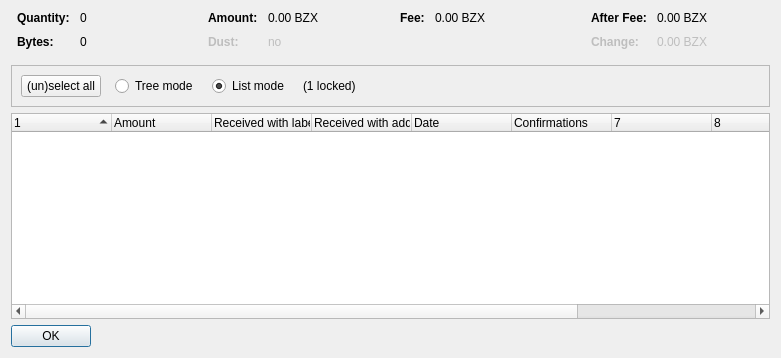
<?xml version="1.0" encoding="UTF-8"?>
<ui version="4.0">
 <class>CoinControlDialog</class>
 <widget class="QDialog" name="CoinControlDialog">
  <property name="geometry">
   <rect>
    <x>0</x>
    <y>0</y>
    <width>781</width>
    <height>358</height>
   </rect>
  </property>
  <property name="windowTitle">
   <string>Coin Selection</string>
  </property>
  <layout class="QVBoxLayout" name="verticalLayout">
   <item>
    <layout class="QHBoxLayout" name="horizontalLayoutTop" stretch="0,0,0,0">
     <property name="topMargin">
      <number>0</number>
     </property>
     <property name="bottomMargin">
      <number>10</number>
     </property>
     <item>
      <layout class="QFormLayout" name="formLayoutCoinControl1">
       <property name="horizontalSpacing">
        <number>10</number>
       </property>
       <property name="verticalSpacing">
        <number>10</number>
       </property>
       <property name="leftMargin">
        <number>6</number>
       </property>
       <property name="rightMargin">
        <number>6</number>
       </property>
       <item row="0" column="0">
        <widget class="QLabel" name="labelCoinControlQuantityText">
         <property name="font">
          <font>
           <weight>75</weight>
           <bold>true</bold>
          </font>
         </property>
         <property name="text">
          <string>Quantity:</string>
         </property>
        </widget>
       </item>
       <item row="0" column="1">
        <widget class="QLabel" name="labelCoinControlQuantity">
         <property name="cursor">
          <cursorShape>IBeamCursor</cursorShape>
         </property>
         <property name="contextMenuPolicy">
          <enum>Qt::ActionsContextMenu</enum>
         </property>
         <property name="text">
          <string notr="true">0</string>
         </property>
         <property name="textInteractionFlags">
          <set>Qt::LinksAccessibleByMouse|Qt::TextSelectableByKeyboard|Qt::TextSelectableByMouse</set>
         </property>
        </widget>
       </item>
       <item row="1" column="0">
        <widget class="QLabel" name="labelCoinControlBytesText">
         <property name="font">
          <font>
           <weight>75</weight>
           <bold>true</bold>
          </font>
         </property>
         <property name="text">
          <string>Bytes:</string>
         </property>
        </widget>
       </item>
       <item row="1" column="1">
        <widget class="QLabel" name="labelCoinControlBytes">
         <property name="cursor">
          <cursorShape>IBeamCursor</cursorShape>
         </property>
         <property name="contextMenuPolicy">
          <enum>Qt::ActionsContextMenu</enum>
         </property>
         <property name="text">
          <string notr="true">0</string>
         </property>
         <property name="textInteractionFlags">
          <set>Qt::LinksAccessibleByMouse|Qt::TextSelectableByKeyboard|Qt::TextSelectableByMouse</set>
         </property>
        </widget>
       </item>
      </layout>
     </item>
     <item>
      <layout class="QFormLayout" name="formLayoutCoinControl2">
       <property name="horizontalSpacing">
        <number>10</number>
       </property>
       <property name="verticalSpacing">
        <number>10</number>
       </property>
       <property name="leftMargin">
        <number>6</number>
       </property>
       <property name="rightMargin">
        <number>6</number>
       </property>
       <item row="0" column="0">
        <widget class="QLabel" name="labelCoinControlAmountText">
         <property name="font">
          <font>
           <weight>75</weight>
           <bold>true</bold>
          </font>
         </property>
         <property name="text">
          <string>Amount:</string>
         </property>
        </widget>
       </item>
       <item row="0" column="1">
        <widget class="QLabel" name="labelCoinControlAmount">
         <property name="cursor">
          <cursorShape>IBeamCursor</cursorShape>
         </property>
         <property name="contextMenuPolicy">
          <enum>Qt::ActionsContextMenu</enum>
         </property>
         <property name="text">
          <string notr="true">0.00 BZX</string>
         </property>
         <property name="textInteractionFlags">
          <set>Qt::LinksAccessibleByMouse|Qt::TextSelectableByKeyboard|Qt::TextSelectableByMouse</set>
         </property>
        </widget>
       </item>
       <item row="1" column="0">
        <widget class="QLabel" name="labelCoinControlLowOutputText">
         <property name="enabled">
          <bool>false</bool>
         </property>
         <property name="font">
          <font>
           <weight>75</weight>
           <bold>true</bold>
          </font>
         </property>
         <property name="text">
          <string>Dust:</string>
         </property>
        </widget>
       </item>
       <item row="1" column="1">
        <widget class="QLabel" name="labelCoinControlLowOutput">
         <property name="enabled">
          <bool>false</bool>
         </property>
         <property name="cursor">
          <cursorShape>IBeamCursor</cursorShape>
         </property>
         <property name="contextMenuPolicy">
          <enum>Qt::ActionsContextMenu</enum>
         </property>
         <property name="text">
          <string notr="true">no</string>
         </property>
         <property name="textInteractionFlags">
          <set>Qt::LinksAccessibleByMouse|Qt::TextSelectableByKeyboard|Qt::TextSelectableByMouse</set>
         </property>
        </widget>
       </item>
      </layout>
     </item>
     <item>
      <layout class="QFormLayout" name="formLayoutCoinControl3">
       <property name="horizontalSpacing">
        <number>10</number>
       </property>
       <property name="verticalSpacing">
        <number>10</number>
       </property>
       <property name="leftMargin">
        <number>6</number>
       </property>
       <property name="rightMargin">
        <number>6</number>
       </property>
       <item row="0" column="0">
        <widget class="QLabel" name="labelCoinControlFeeText">
         <property name="font">
          <font>
           <weight>75</weight>
           <bold>true</bold>
          </font>
         </property>
         <property name="text">
          <string>Fee:</string>
         </property>
        </widget>
       </item>
       <item row="0" column="1">
        <widget class="QLabel" name="labelCoinControlFee">
         <property name="cursor">
          <cursorShape>IBeamCursor</cursorShape>
         </property>
         <property name="contextMenuPolicy">
          <enum>Qt::ActionsContextMenu</enum>
         </property>
         <property name="text">
          <string notr="true">0.00 BZX</string>
         </property>
         <property name="textInteractionFlags">
          <set>Qt::LinksAccessibleByMouse|Qt::TextSelectableByKeyboard|Qt::TextSelectableByMouse</set>
         </property>
        </widget>
       </item>
      </layout>
     </item>
     <item>
      <layout class="QFormLayout" name="formLayoutCoinControl4">
       <property name="horizontalSpacing">
        <number>10</number>
       </property>
       <property name="verticalSpacing">
        <number>10</number>
       </property>
       <property name="leftMargin">
        <number>6</number>
       </property>
       <property name="rightMargin">
        <number>6</number>
       </property>
       <item row="0" column="0">
        <widget class="QLabel" name="labelCoinControlAfterFeeText">
         <property name="font">
          <font>
           <weight>75</weight>
           <bold>true</bold>
          </font>
         </property>
         <property name="text">
          <string>After Fee:</string>
         </property>
        </widget>
       </item>
       <item row="0" column="1">
        <widget class="QLabel" name="labelCoinControlAfterFee">
         <property name="cursor">
          <cursorShape>IBeamCursor</cursorShape>
         </property>
         <property name="contextMenuPolicy">
          <enum>Qt::ActionsContextMenu</enum>
         </property>
         <property name="text">
          <string notr="true">0.00 BZX</string>
         </property>
         <property name="textInteractionFlags">
          <set>Qt::LinksAccessibleByMouse|Qt::TextSelectableByKeyboard|Qt::TextSelectableByMouse</set>
         </property>
        </widget>
       </item>
       <item row="1" column="0">
        <widget class="QLabel" name="labelCoinControlChangeText">
         <property name="enabled">
          <bool>false</bool>
         </property>
         <property name="font">
          <font>
           <weight>75</weight>
           <bold>true</bold>
          </font>
         </property>
         <property name="text">
          <string>Change:</string>
         </property>
        </widget>
       </item>
       <item row="1" column="1">
        <widget class="QLabel" name="labelCoinControlChange">
         <property name="enabled">
          <bool>false</bool>
         </property>
         <property name="cursor">
          <cursorShape>IBeamCursor</cursorShape>
         </property>
         <property name="contextMenuPolicy">
          <enum>Qt::ActionsContextMenu</enum>
         </property>
         <property name="text">
          <string notr="true">0.00 BZX</string>
         </property>
         <property name="textInteractionFlags">
          <set>Qt::LinksAccessibleByMouse|Qt::TextSelectableByKeyboard|Qt::TextSelectableByMouse</set>
         </property>
        </widget>
       </item>
      </layout>
     </item>
    </layout>
   </item>
   <item>
    <widget class="QFrame" name="frame">
     <property name="minimumSize">
      <size>
       <width>0</width>
       <height>40</height>
      </size>
     </property>
     <property name="frameShape">
      <enum>QFrame::StyledPanel</enum>
     </property>
     <property name="frameShadow">
      <enum>QFrame::Sunken</enum>
     </property>
     <layout class="QHBoxLayout" name="horizontalLayout">
      <item>
       <layout class="QHBoxLayout" name="horizontalLayoutPanel" stretch="0,0,0,0,0">
        <property name="spacing">
         <number>14</number>
        </property>
        <item>
         <widget class="QPushButton" name="pushButtonSelectAll">
          <property name="sizePolicy">
           <sizepolicy hsizetype="Maximum" vsizetype="Fixed">
            <horstretch>0</horstretch>
            <verstretch>0</verstretch>
           </sizepolicy>
          </property>
          <property name="text">
           <string>(un)select all</string>
          </property>
          <property name="autoDefault">
           <bool>false</bool>
          </property>
         </widget>
        </item>
        <item>
         <widget class="QRadioButton" name="radioTreeMode">
          <property name="sizePolicy">
           <sizepolicy hsizetype="Maximum" vsizetype="Fixed">
            <horstretch>0</horstretch>
            <verstretch>0</verstretch>
           </sizepolicy>
          </property>
          <property name="text">
           <string>Tree mode</string>
          </property>
         </widget>
        </item>
        <item>
         <widget class="QRadioButton" name="radioListMode">
          <property name="sizePolicy">
           <sizepolicy hsizetype="Maximum" vsizetype="Fixed">
            <horstretch>0</horstretch>
            <verstretch>0</verstretch>
           </sizepolicy>
          </property>
          <property name="text">
           <string>List mode</string>
          </property>
          <property name="checked">
           <bool>true</bool>
          </property>
         </widget>
        </item>
        <item>
         <widget class="QLabel" name="labelLocked">
          <property name="text">
           <string notr="true">(1 locked)</string>
          </property>
         </widget>
        </item>
        <item>
         <spacer name="horizontalSpacer">
          <property name="orientation">
           <enum>Qt::Horizontal</enum>
          </property>
          <property name="sizeHint" stdset="0">
           <size>
            <width>40</width>
            <height>20</height>
           </size>
          </property>
         </spacer>
        </item>
       </layout>
      </item>
     </layout>
    </widget>
   </item>
   <item>
    <widget class="CoinControlTreeWidget" name="treeWidget">
     <property name="contextMenuPolicy">
      <enum>Qt::CustomContextMenu</enum>
     </property>
     <property name="sortingEnabled">
      <bool>false</bool>
     </property>
     <property name="columnCount">
      <number>10</number>
     </property>
     <attribute name="headerShowSortIndicator" stdset="0">
      <bool>true</bool>
     </attribute>
     <attribute name="headerStretchLastSection">
      <bool>false</bool>
     </attribute>
     <column>
      <property name="text">
       <string/>
      </property>
     </column>
     <column>
      <property name="text">
       <string>Amount</string>
      </property>
     </column>
     <column>
      <property name="text">
       <string>Received with label</string>
      </property>
     </column>
     <column>
      <property name="text">
       <string>Received with address</string>
      </property>
     </column>
     <column>
      <property name="text">
       <string>Date</string>
      </property>
     </column>
     <column>
      <property name="text">
       <string>Confirmations</string>
      </property>
      <property name="toolTip">
       <string>Confirmed</string>
      </property>
     </column>
     <column>
      <property name="text">
       <string/>
      </property>
     </column>
     <column>
      <property name="text">
       <string/>
      </property>
     </column>
     <column>
      <property name="text">
       <string/>
      </property>
     </column>
     <column>
      <property name="text">
       <string/>
      </property>
     </column>
    </widget>
   </item>
   <item>
    <widget class="QDialogButtonBox" name="buttonBox">
     <property name="sizePolicy">
      <sizepolicy hsizetype="Maximum" vsizetype="Fixed">
       <horstretch>0</horstretch>
       <verstretch>0</verstretch>
      </sizepolicy>
     </property>
     <property name="orientation">
      <enum>Qt::Horizontal</enum>
     </property>
     <property name="standardButtons">
      <set>QDialogButtonBox::Ok</set>
     </property>
    </widget>
   </item>
  </layout>
 </widget>
 <customwidgets>
  <customwidget>
   <class>CoinControlTreeWidget</class>
   <extends>QTreeWidget</extends>
   <header>coincontroltreewidget.h</header>
  </customwidget>
 </customwidgets>
 <resources/>
 <connections/>
</ui>
